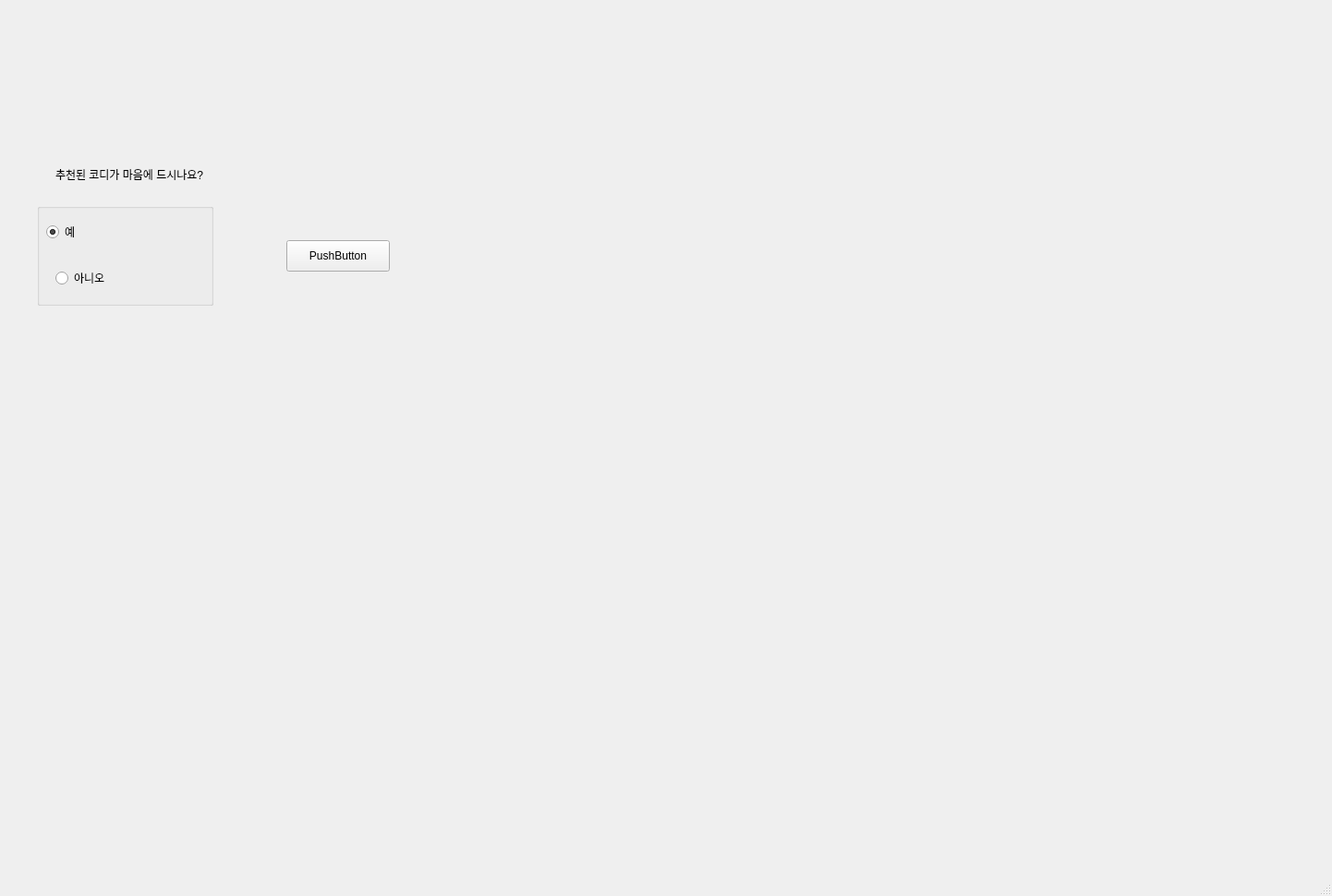
<?xml version="1.0" encoding="UTF-8"?>
<ui version="4.0">
	<class>MainWindow</class>
	<widget class="QMainWindow" name="MainWindow">
		<property name="geometry">
			<rect>
				<x>0</x>
				<y>0</y>
				<width>1442</width>
				<height>970</height>
			</rect>
		</property>
		<property name="windowTitle">
			<string>MainWindow</string>
		</property>
		<widget class="QWidget" name="centralwidget">
			<widget class="QLabel" name="label">
				<property name="geometry">
					<rect>
						<x>40</x>
						<y>340</y>
						<width>551</width>
						<height>411</height>
					</rect>
				</property>
				<property name="font">
					<font>
						<family>굴림</family>
						<pointsize>16</pointsize>
					</font>
				</property>
				<property name="text">
					<string/>
				</property>
				<property name="alignment">
					<set>Qt::AlignLeading|Qt::AlignLeft|Qt::AlignTop</set>
				</property>
			</widget>
   <widget class="QLabel" name="label_2">
    <property name="geometry">
     <rect>
      <x>60</x>
      <y>180</y>
      <width>371</width>
      <height>18</height>
     </rect>
    </property>
    <property name="text">
     <string>추천된 코디가 마음에 드시나요?</string>
    </property>
   </widget>
   <widget class="QGroupBox" name="groupBox">
    <property name="geometry">
     <rect>
      <x>40</x>
      <y>220</y>
      <width>191</width>
      <height>111</height>
     </rect>
    </property>
    <property name="title">
     <string/>
    </property>
    <widget class="QRadioButton" name="radioButton_yes">
     <property name="geometry">
      <rect>
       <x>10</x>
       <y>20</y>
       <width>130</width>
       <height>22</height>
      </rect>
     </property>
     <property name="text">
      <string>예</string>
     </property>
     <property name="checked">
      <bool>true</bool>
     </property>
    </widget>
    <widget class="QRadioButton" name="radioButton_no">
     <property name="geometry">
      <rect>
       <x>20</x>
       <y>70</y>
       <width>130</width>
       <height>22</height>
      </rect>
     </property>
     <property name="text">
      <string>아니오</string>
     </property>
    </widget>
   </widget>
   <widget class="QPushButton" name="pushButton">
    <property name="geometry">
     <rect>
      <x>310</x>
      <y>260</y>
      <width>112</width>
      <height>34</height>
     </rect>
    </property>
    <property name="text">
     <string>PushButton</string>
    </property>
   </widget>
   <widget class="QLabel" name="label2">
    <property name="geometry">
     <rect>
      <x>50</x>
      <y>360</y>
      <width>361</width>
      <height>18</height>
     </rect>
    </property>
    <property name="text">
     <string/>
    </property>
   </widget>
  </widget>
  <widget class="QMenuBar" name="menubar">
   <property name="geometry">
    <rect>
     <x>0</x>
     <y>0</y>
     <width>1077</width>
     <height>31</height>
    </rect>
   </property>
  </widget>
  <widget class="QStatusBar" name="statusbar"/>
 </widget>
 <resources/>
 <connections/>
</ui>
